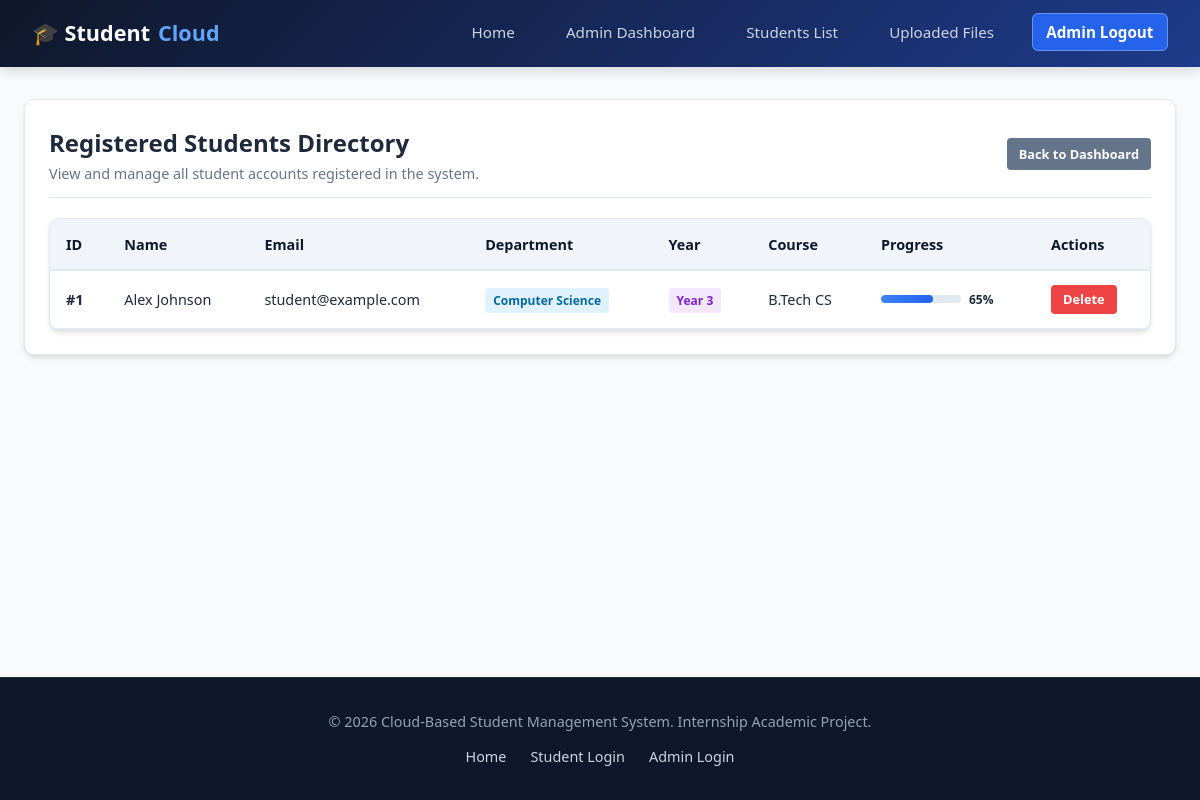
/admin/students (signed in), run on the app's committed database.
### tables this page shows
CREATE TABLE students (
    id INTEGER PRIMARY KEY AUTOINCREMENT,
    name TEXT NOT NULL,
    email TEXT UNIQUE NOT NULL,
    password TEXT NOT NULL,
    department TEXT DEFAULT 'Computer Science',
    year INTEGER DEFAULT 1,
    course TEXT DEFAULT 'B.Tech Computer Science',
    progress INTEGER DEFAULT 0
);

### routes/admin.py (the view)
    def wrapper(*args, **kwargs):
        if session.get('role') != 'admin':
            flash('Administrator authentication required.', 'warning')
            return redirect(url_for('auth.admin_login'))
        return func(*args, **kwargs)

### database/models.py (called while the page is built)
def get_db_connection():
    conn = sqlite3.connect(DB_PATH)
    conn.row_factory = sqlite3.Row
    return conn

def get_all_students():
    conn = get_db_connection()
    students = conn.execute("SELECT * FROM students ORDER BY id DESC").fetchall()
    conn.close()
    return students

### routes/admin.py (called while the page is built)
def admin_required(func):
    def wrapper(*args, **kwargs):
        if session.get('role') != 'admin':
            flash('Administrator authentication required.', 'warning')
            return redirect(url_for('auth.admin_login'))
        return func(*args, **kwargs)
    wrapper.__name__ = func.__name__
    return wrapper

@admin_bp.route('/admin/students')
@admin_required
def students():
    all_students = get_all_students()
    return render_template('students.html', students=all_students)

### templates/students.html (shortened to what this page needs)
{% extends "base.html" %}
{% block content %}
<div class="panel-card">
    <div class="panel-header">
        <div>
            <h2>Registered Students Directory</h2>
            <p style="color: var(--text-muted); font-size: 0.9rem;">View and manage all student accounts registered in the system.</p>
        </div>
        <a href="{{ url_for('admin.dashboard') }}" class="btn btn-secondary btn-sm">Back to Dashboard</a>
    </div>
    <div class="table-responsive" style="margin-top: 1rem;">
        <table class="data-table">
            <thead>
                <tr>
                    <th>ID</th>
                    <th>Name</th>
                    <th>Email</th>
                    <th>Department</th>
                    <th>Year</th>
                    <th>Course</th>
                    <th>Progress</th>
                    <th>Actions</th>
                </tr>
            </thead>
            <tbody>
                {% for student in students %}
                    <tr>
                        <td><strong>#{{ student['id'] }}</strong></td>
                        <td>{{ student['name'] }}</td>
                        <td>{{ student['email'] }}</td>
                        <td><span class="badge-dept">{{ student['department'] }}</span></td>
                        <td><span class="badge-year">Year {{ student['year'] }}</span></td>
                        <td>{{ student['course'] }}</td>
                        <td>
                            <div style="display: flex; align-items: center; gap: 0.5rem;">
                                <div class="progress-bar-container" style="width: 80px; height: 8px;">
                                    <div class="progress-bar-fill" style="width: {{ student['progress'] }}%;"></div>
                                </div>
                                <small><strong>{{ student['progress'] }}%</strong></small>
                            </div>
                        </td>
                        <td>
                            <form action="{{ url_for('admin.delete_student', student_id=student['id']) }}" method="POST" class="form-delete-confirm" data-confirm-message="Are you sure you want to delete student {{ student['name'] }}?">
                                <button type="submit" class="btn btn-danger btn-sm">Delete</button>
                            </form>
                        </td>
                    </tr>
                {% else %}
                    <tr>
                        <td colspan="8" style="text-align: center; padding: 2rem;">No students found in the database.</td>
                    </tr>
                {% endfor %}
            </tbody>
        </table>
    </div>
</div>
{% endblock %}

### static/css/style.css (style rules this page uses)
:root { --primary-dark: #0f172a; --primary-blue: #1e3a8a; --accent-blue: #2563eb; --light-blue: #3b82f6; --bg-blue-light: #f0f9ff; --bg-gray: #f8fafc; --text-dark: #1e293b; --text-muted: #64748b; --text-light: #ffffff; --border-color: #e2e8f0; --card-shadow: 0 4px 6px -1px rgba(0, 0, 0, 0.1), 0 2px 4px -1px rgba(0, 0, 0, 0.06); --hover-shadow: 0 10px 15px -3px rgba(37, 99, 235, 0.15), 0 4px 6px -2px rgba(37, 99, 235, 0.05); --radius-sm: 6px; --radius-md: 10px; --radius-lg: 16px; --transition: all 0.25s ease-in-out; }
* { box-sizing: border-box; margin: 0; padding: 0; font-family: 'Segoe UI', system-ui, -apple-system, BlinkMacSystemFont, Roboto, sans-serif; }
body { background-color: var(--bg-gray); color: var(--text-dark); display: flex; flex-direction: column; min-height: 100vh; line-height: 1.6; }
.btn { display: inline-block; padding: 0.75rem 1.5rem; font-size: 1rem; font-weight: 600; border-radius: var(--radius-sm); text-decoration: none; cursor: pointer; border: none; transition: var(--transition); text-align: center; }
.btn-secondary { background-color: #64748b; color: var(--text-light); }
.btn-danger { background-color: #ef4444; color: var(--text-light); }

### static/css/dashboard.css (style rules this page uses)
.progress-bar-container { width: 100%; height: 14px; background-color: #e2e8f0; border-radius: 20px; overflow: hidden; }
.progress-bar-fill { height: 100%; background: linear-gradient(90deg, #3b82f6 0%, #2563eb 100%); border-radius: 20px; transition: width 0.8s ease-in-out; }
.panel-card { background: #ffffff; padding: 1.5rem; border-radius: var(--radius-md); border: 1px solid var(--border-color); box-shadow: var(--card-shadow); }
.panel-header { display: flex; justify-content: space-between; align-items: center; margin-bottom: 1.25rem; padding-bottom: 0.75rem; border-bottom: 1px solid var(--border-color); }

### static/css/admin.css (style rules this page uses)
.table-responsive { width: 100%; overflow-x: auto; background: #ffffff; border-radius: var(--radius-md); border: 1px solid var(--border-color); box-shadow: var(--card-shadow); }
.data-table { width: 100%; border-collapse: collapse; text-align: left; font-size: 0.9rem; }
.data-table th { background-color: #f1f5f9; color: var(--primary-dark); padding: 0.85rem 1rem; font-weight: 600; border-bottom: 2px solid var(--border-color); white-space: nowrap; }
.data-table td { padding: 0.85rem 1rem; border-bottom: 1px solid var(--border-color); color: var(--text-dark); vertical-align: middle; }
.btn-sm { padding: 0.35rem 0.75rem; font-size: 0.8rem; border-radius: 4px; }
.badge-dept { background-color: #e0f2fe; color: #0369a1; padding: 0.25rem 0.5rem; border-radius: 4px; font-size: 0.75rem; font-weight: 600; }
.badge-year { background-color: #f3e8ff; color: #7e22ce; padding: 0.25rem 0.5rem; border-radius: 4px; font-size: 0.75rem; font-weight: 600; }

### data on the page
students: id "1", name "Alex Johnson", email "student@example.com", department "Computer Science", year "3", course "B.Tech CS", progress "65"
